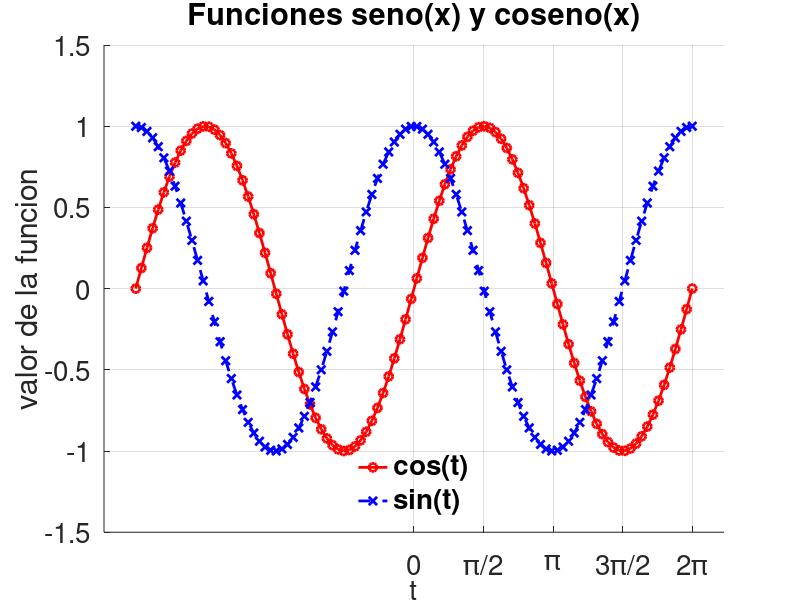

Recreate this plot in MATLAB. (Note: this script raises an error after producing the figure.)
% Introduccion a Octave - 2022 - FCAI-UNCuyo - MoCCAI/DIMEC
% Unidad 2
% Ejemplo: prueba de algunas posibilidades de plot

clear
close all

%vector x conteniendo 100 valores equiespaciados en [-2*pi,2*pi]
x=linspace(-2*pi,2*pi,100);

%creamos la figura
figure(1);clf
pause(4) %espera 4 segundos

%graficamos las funciones seno y coseno para cada valor de x
hold on
plot(x,sin(x),'ro-','linewidth',2)
plot(x,cos(x),'bx--','linewidth',2)
hold off
pause(4) %espera 4 segundos

%agregamos el titulo, nombre a los ejes, curvas, etc
title('Funciones seno(x) y coseno(x)','fontsize',20)
xlabel('angulo en radianes','fontsize',20)
ylabel('valor de la funcion','fontsize',20)
leg=legend('cos(t)','sin(t)','location','north');
legend boxoff
set(gca,'fontsize',20)
axis([-7,7,-1.5,1.5])
axis('on'), grid
pause(4) %espera 4 segundos

%cambiamos algunas de las propiedades definidas anteriormente
xlabel('t','fontsize',20)
leg=legend('cos(t)','sin(t)','location','south');
legend boxoff
set(leg,'fontsize',20,'fontweight','b')
set(gca,'Xtick',0:pi/2:2*pi)
set(gca,'XtickLabel',{'0','\pi/2','\pi','3\pi/2','2\pi'})
set(gcf,'number','off','name','Trigonometricas')
